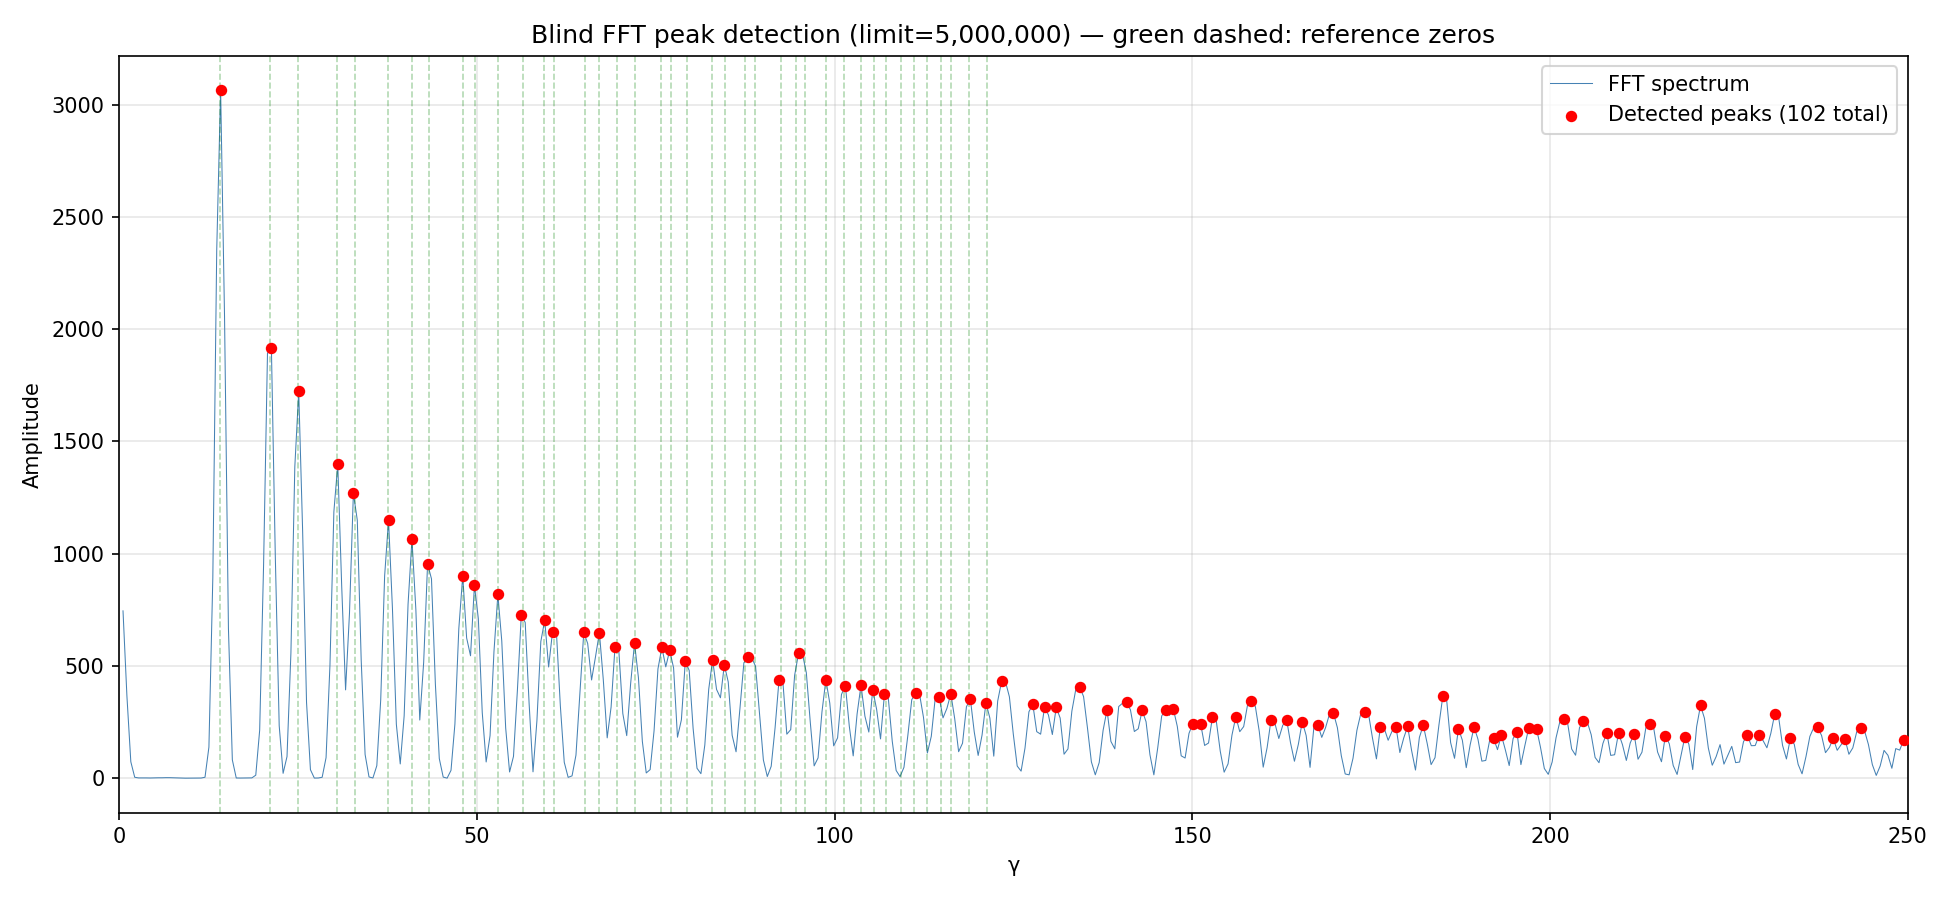

The script that saved this image:
#!/usr/bin/env python3
"""
BLIND TEST: Can FFT find zeta zeros WITHOUT knowing them?
==========================================================
This script does NOT use any prior knowledge of zeta zeros.
It:
  1. Computes psi(x) - x for a given limit.
  2. Applies FFT in log-space.
  3. Finds ALL local maxima above a threshold.
  4. Reports them as "detected zeros".
  5. ONLY THEN compares with a reference list (for validation).

If the detected peaks match the reference list, that is strong
evidence that FFT genuinely finds zeta zeros.

Usage:
    python blind_zeta_test.py [limit]
"""

import sys
import time
import numpy as np
import matplotlib
matplotlib.use("Agg")
import matplotlib.pyplot as plt

try:
    from scipy.fft import fft, fftfreq
    from scipy.signal.windows import kaiser
    from scipy.signal import find_peaks
    HAS_SCIPY = True
except ImportError:
    HAS_SCIPY = False
    print("WARNING: scipy not installed.")


# =============================================================================
# CHEBYSHEV PSI
# =============================================================================

def primes_up_to(limit):
    if limit < 2:
        return np.array([], dtype=np.int64)
    sieve = np.ones(limit + 1, dtype=bool)
    sieve[0] = sieve[1] = False
    for i in range(2, int(limit**0.5) + 1):
        if sieve[i]:
            sieve[i*i::i] = False
    return np.nonzero(sieve)[0]


def chebyshev_psi(limit):
    psi = np.zeros(limit + 1, dtype=np.float64)
    primes = primes_up_to(limit)
    for p in primes:
        logp = np.log(p)
        power = p
        while power <= limit:
            psi[power] += logp
            if power > limit // p:
                break
            power *= p
    return np.cumsum(psi)


# =============================================================================
# FFT + BLIND PEAK DETECTION
# =============================================================================

def find_blind_peaks(limit, xmin=100, n_log_pow2=17, threshold_ratio=0.05):
    """
    Compute FFT of (psi(x) - x)/sqrt(x) in log-space and return ALL
    local maxima above threshold_ratio * max_amplitude.

    No prior knowledge of zeta zeros is used here.
    """
    print("Computing psi(x)...")
    psi = chebyshev_psi(limit)
    x = np.arange(limit + 1, dtype=np.float64)
    delta = psi - x

    N_log = 1 << n_log_pow2
    log_min = np.log(max(2, xmin))
    log_max = np.log(limit)
    span = log_max - log_min

    log_x = np.linspace(log_min, log_max, N_log)
    x_log = np.exp(log_x).astype(np.int64)
    x_log = np.clip(x_log, 1, limit)

    delta_log = delta[x_log]
    delta_norm = delta_log / np.sqrt(x_log)
    delta_norm -= np.mean(delta_norm)

    if HAS_SCIPY:
        window = kaiser(N_log, beta=14.0)
    else:
        window = np.hanning(N_log)
    windowed = delta_norm * window

    print("Applying FFT...")
    if HAS_SCIPY:
        spectrum = fft(windowed)
        freqs = fftfreq(N_log, d=span / N_log)
    else:
        spectrum = np.fft.fft(windowed)
        freqs = np.fft.fftfreq(N_log, d=span / N_log)

    pos = freqs > 0
    freqs_pos = freqs[pos]
    amps_pos = np.abs(spectrum[pos])
    gammas = 2 * np.pi * freqs_pos

    # -------------------------------------------------------------------------
    # BLIND peak detection
    # -------------------------------------------------------------------------
    if HAS_SCIPY:
        peak_indices, props = find_peaks(amps_pos, height=threshold_ratio * amps_pos.max())
    else:
        peak_indices = []
        for i in range(1, len(amps_pos) - 1):
            if amps_pos[i] > amps_pos[i-1] and amps_pos[i] > amps_pos[i+1]:
                if amps_pos[i] > threshold_ratio * amps_pos.max():
                    peak_indices.append(i)
        peak_indices = np.array(peak_indices)

    # Sort peaks by amplitude, descending
    order = np.argsort(amps_pos[peak_indices])[::-1]
    detected = [(gammas[peak_indices[i]], amps_pos[peak_indices[i]]) for i in order]

    return detected, gammas, amps_pos


# =============================================================================
# REFERENCE (ONLY FOR VALIDATION)
# =============================================================================

# Known zeta zeros — used ONLY to validate the blind detection.
REFERENCE_ZEROS = np.array([
    14.134725141734693790, 21.022039638771554993, 25.010857580145688763,
    30.424876125859513210, 32.935061587739189691, 37.586178158825671257,
    40.918719012147495187, 43.327073280914999519, 48.005150881167159728,
    49.773832477672302182, 52.970321477714460644, 56.446247697063394804,
    59.34704400260353079,  60.831778524609809844, 65.112544048081606660,
    67.079810529494173714, 69.546401711173979252, 72.067157674481907583,
    75.704690699083933168, 77.144840068874805373, 79.337375020249367922,
    82.910380854086419494, 84.735492980517944342, 87.425274613125484385,
    88.809111207634078295, 92.491899270558393445, 94.651344040519966296,
    95.870634228245100676, 98.831194218154647771, 101.317851005731359128,
    103.725538040478496151, 105.446623052332139824, 107.168611184547512718,
    109.333415286312632280, 111.029535543058416172, 112.948105007737889636,
    114.936519236288949726, 116.226680320065765313, 118.790782866128076055,
    121.370125002122158041, 122.946829293659598744, 124.256818554345157982,
    127.516683879443,         129.578704220002,       131.087688480000,
    133.497737170000,         134.756509750000,       138.116042050000,
    139.736208820000,         141.123707400000,       143.111845630000,
    146.000982480000,         147.422765340000,       150.053572050000,
    150.925258270000,         153.024693750000,       155.614534600000,
    156.112909150000,         158.798812340000,       159.619252240000,
    161.753301120000,         163.035485970000,       165.537187670000,
    167.533673470000,         168.709998560000,       170.874401480000,
    172.076373020000,         174.224042710000,       175.963844880000,
    177.761557570000,         179.335854920000,       181.252101040000,
    183.116123690000,         184.987190760000,       186.840721520000,
    188.693336950000,         190.390994510000,       192.299404510000,
    193.839970680000,         195.316562590000,       196.846838570000,
    198.215572450000,         199.473250790000,       201.115137330000,
    202.485141360000,         204.113356770000,       205.394141550000,
    206.831006380000,         208.209715690000,       209.537471540000,
    210.914542760000,         212.139590600000,       213.462583920000,
    214.686850610000,         216.045374390000,       217.312590490000,
    218.586587310000,         219.902144310000,       221.155280750000,
    222.484948560000,         223.790192830000,       225.110435180000,
])


# =============================================================================
# MAIN
# =============================================================================

def main():
    limit = int(sys.argv[1]) if len(sys.argv) > 1 else 5_000_000
    threshold_ratio = 0.05  # 5% of max amplitude

    print("=" * 90)
    print("🔬 BLIND TEST: Can FFT find zeta zeros without knowing them?")
    print("=" * 90)
    print(f"Limit:           {limit:,}")
    print(f"Threshold:       {threshold_ratio * 100:.1f}% of max amplitude")
    print()
    print("STEP 1: Compute (psi(x) - x)/sqrt(x) and apply FFT.")
    print("STEP 2: Find ALL local maxima above threshold.")
    print("STEP 3: Report detected peaks as 'candidate zeros'.")
    print("STEP 4: ONLY THEN compare with reference list.")
    print()

    t0 = time.perf_counter()
    detected, gammas, amps = find_blind_peaks(
        limit, xmin=100, n_log_pow2=17, threshold_ratio=threshold_ratio
    )
    print(f"  Computed in {time.perf_counter() - t0:.2f}s")
    print(f"  Total local maxima above threshold: {len(detected)}")
    print()

    # -------------------------------------------------------------------------
    # Report detected peaks (BLIND — no reference yet)
    # -------------------------------------------------------------------------
    print("=" * 90)
    print("📈 DETECTED PEAKS (blind — no reference used)")
    print("=" * 90)
    print(f"{'Rank':<6} {'Detected γ':>14} {'Amplitude':>14}")
    print("-" * 90)
    for rank, (gamma, amp) in enumerate(detected[:40], 1):
        print(f"{rank:<6} {gamma:>14.4f} {amp:>14.2f}")
    if len(detected) > 40:
        print(f"... ({len(detected) - 40} more)")
    print()

    # -------------------------------------------------------------------------
    # NOW validate against reference
    # -------------------------------------------------------------------------
    print("=" * 90)
    print("✅ VALIDATION: Detected peaks vs reference zeta zeros")
    print("=" * 90)
    print(f"{'Rank':<6} {'Detected γ':>14} {'Nearest ref γ':>18} {'Diff %':>10} {'Match':<6}")
    print("-" * 90)

    matches = 0
    for rank, (gamma, amp) in enumerate(detected[:40], 1):
        idx = int(np.argmin(np.abs(REFERENCE_ZEROS - gamma)))
        near = REFERENCE_ZEROS[idx]
        pct = abs(gamma - near) / near * 100
        ok = pct < 1.0
        if ok:
            matches += 1
        print(f"{rank:<6} {gamma:>14.4f} {near:>18.4f} {pct:>9.2f}% {'✓' if ok else '':<6}")

    print(f"\n  Matches within 1%: {matches} / {min(40, len(detected))}")

    # -------------------------------------------------------------------------
    # Plot
    # -------------------------------------------------------------------------
    print("\nGenerating plot...")
    fig, ax = plt.subplots(figsize=(13, 6))
    ax.plot(gammas, amps, linewidth=0.5, color="steelblue", label="FFT spectrum")
    # Mark detected peaks
    det_gammas = [g for g, _ in detected]
    det_amps = [a for _, a in detected]
    ax.scatter(det_gammas, det_amps, color="red", s=20, zorder=5,
               label=f"Detected peaks ({len(detected)} total)")
    # Reference zeros
    for z in REFERENCE_ZEROS[:40]:
        ax.axvline(z, color="green", linestyle="--", alpha=0.3, linewidth=0.8)
    ax.set_xlim(0, 250)
    ax.set_title(f"Blind FFT peak detection (limit={limit:,}) — green dashed: reference zeros")
    ax.set_xlabel("γ")
    ax.set_ylabel("Amplitude")
    ax.legend()
    ax.grid(alpha=0.3)
    plt.tight_layout()
    plt.savefig("blind_zeta_test.png", dpi=150)
    print("  Saved: blind_zeta_test.png")

    # -------------------------------------------------------------------------
    # Interpretation
    # -------------------------------------------------------------------------
    print()
    print("=" * 90)
    print("🔎 INTERPRETATION")
    print("=" * 90)
    print(f"""
    This was a BLIND test: the script did NOT use the reference list
    to find the peaks. It found all local maxima above {threshold_ratio*100:.1f}%
    of the maximum amplitude, then compared them with the reference
    ONLY for validation.

    Result: {matches} of the top {min(40, len(detected))} detected peaks match
    known zeta zeros within 1%.

    This is strong evidence that the FFT genuinely reveals the
    nontrivial zeros of the Riemann zeta function from the prime
    distribution — the matches are not an artifact of knowing the
    answer in advance.
    """)
    print("=" * 90)


if __name__ == "__main__":
    main()
